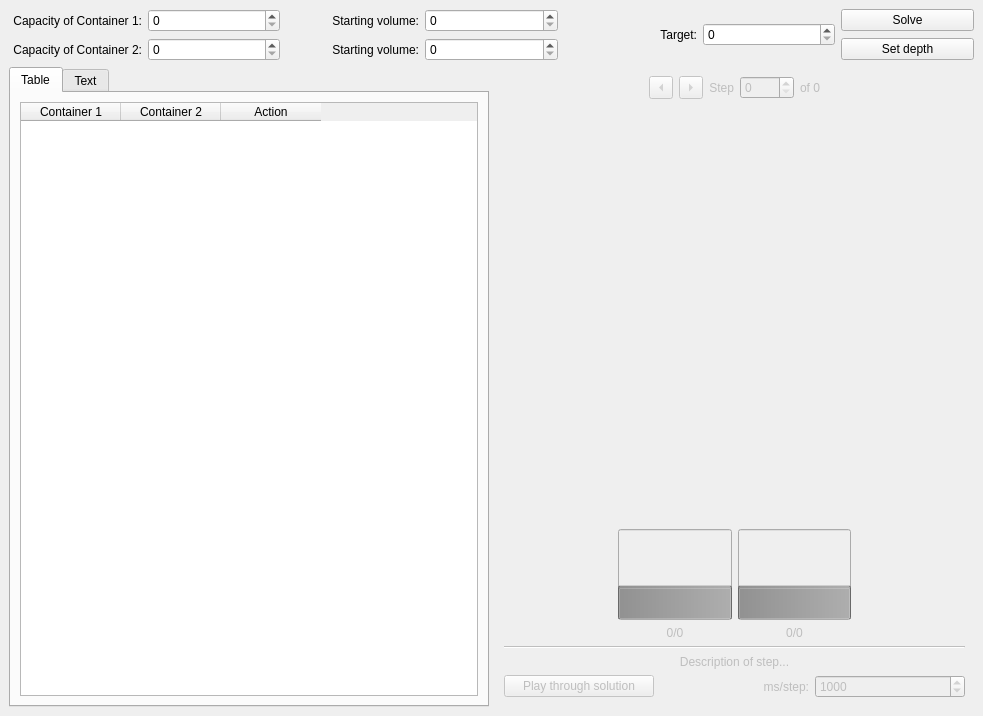
<?xml version="1.0" encoding="UTF-8"?>
<ui version="4.0">
 <class>MainWindow</class>
 <widget class="QMainWindow" name="MainWindow">
  <property name="geometry">
   <rect>
    <x>0</x>
    <y>0</y>
    <width>983</width>
    <height>716</height>
   </rect>
  </property>
  <property name="windowTitle">
   <string>MainWindow</string>
  </property>
  <widget class="QWidget" name="centralwidget">
   <layout class="QVBoxLayout" name="verticalLayout_6">
    <item>
     <layout class="QGridLayout" name="gridLayout">
      <item row="0" column="1">
       <widget class="QSpinBox" name="capacity_1_spinbox">
        <property name="maximum">
         <number>1000000000</number>
        </property>
       </widget>
      </item>
      <item row="0" column="0">
       <widget class="QLabel" name="label">
        <property name="text">
         <string>Capacity of Container 1:</string>
        </property>
        <property name="alignment">
         <set>Qt::AlignRight|Qt::AlignTrailing|Qt::AlignVCenter</set>
        </property>
       </widget>
      </item>
      <item row="1" column="1">
       <widget class="QSpinBox" name="capacity_2_spinbox">
        <property name="maximum">
         <number>1000000000</number>
        </property>
       </widget>
      </item>
      <item row="0" column="2">
       <widget class="QLabel" name="label_3">
        <property name="text">
         <string>Starting volume:</string>
        </property>
        <property name="alignment">
         <set>Qt::AlignRight|Qt::AlignTrailing|Qt::AlignVCenter</set>
        </property>
       </widget>
      </item>
      <item row="0" column="3">
       <widget class="QSpinBox" name="starting_1_spinbox">
        <property name="maximum">
         <number>1000000000</number>
        </property>
       </widget>
      </item>
      <item row="1" column="3">
       <widget class="QSpinBox" name="starting_2_spinbox">
        <property name="maximum">
         <number>1000000000</number>
        </property>
       </widget>
      </item>
      <item row="1" column="2">
       <widget class="QLabel" name="label_4">
        <property name="text">
         <string>Starting volume:</string>
        </property>
        <property name="alignment">
         <set>Qt::AlignRight|Qt::AlignTrailing|Qt::AlignVCenter</set>
        </property>
       </widget>
      </item>
      <item row="1" column="0">
       <widget class="QLabel" name="label_2">
        <property name="text">
         <string>Capacity of Container 2:</string>
        </property>
        <property name="alignment">
         <set>Qt::AlignRight|Qt::AlignTrailing|Qt::AlignVCenter</set>
        </property>
       </widget>
      </item>
      <item row="0" column="5" rowspan="2">
       <widget class="QSpinBox" name="target_spinbox">
        <property name="maximum">
         <number>1000000000</number>
        </property>
       </widget>
      </item>
      <item row="0" column="4" rowspan="2">
       <widget class="QLabel" name="label_5">
        <property name="text">
         <string>Target:</string>
        </property>
        <property name="alignment">
         <set>Qt::AlignRight|Qt::AlignTrailing|Qt::AlignVCenter</set>
        </property>
       </widget>
      </item>
      <item row="0" column="6">
       <widget class="QPushButton" name="solve_button">
        <property name="sizePolicy">
         <sizepolicy hsizetype="Minimum" vsizetype="Fixed">
          <horstretch>0</horstretch>
          <verstretch>0</verstretch>
         </sizepolicy>
        </property>
        <property name="text">
         <string>Solve</string>
        </property>
       </widget>
      </item>
      <item row="1" column="6">
       <widget class="QPushButton" name="set_depth_button">
        <property name="text">
         <string>Set depth</string>
        </property>
       </widget>
      </item>
     </layout>
    </item>
    <item>
     <layout class="QHBoxLayout" name="horizontalLayout_4">
      <item>
       <widget class="QTabWidget" name="tab_widget">
        <property name="currentIndex">
         <number>0</number>
        </property>
        <widget class="QWidget" name="tab">
         <attribute name="title">
          <string>Table</string>
         </attribute>
         <layout class="QVBoxLayout" name="verticalLayout">
          <item>
           <widget class="QTableWidget" name="solution_table">
            <property name="editTriggers">
             <set>QAbstractItemView::NoEditTriggers</set>
            </property>
            <column>
             <property name="text">
              <string>Container 1</string>
             </property>
            </column>
            <column>
             <property name="text">
              <string>Container 2</string>
             </property>
            </column>
            <column>
             <property name="text">
              <string>Action</string>
             </property>
            </column>
           </widget>
          </item>
         </layout>
        </widget>
        <widget class="QWidget" name="tab_2">
         <attribute name="title">
          <string>Text</string>
         </attribute>
         <layout class="QVBoxLayout" name="verticalLayout_2">
          <item>
           <widget class="QPlainTextEdit" name="solution_text">
            <property name="font">
             <font>
              <family>Consolas</family>
              <pointsize>10</pointsize>
             </font>
            </property>
            <property name="readOnly">
             <bool>true</bool>
            </property>
            <property name="plainText">
             <string/>
            </property>
           </widget>
          </item>
         </layout>
        </widget>
       </widget>
      </item>
      <item>
       <widget class="QWidget" name="solution_area" native="true">
        <property name="enabled">
         <bool>false</bool>
        </property>
        <layout class="QVBoxLayout" name="verticalLayout_5">
         <item>
          <layout class="QHBoxLayout" name="horizontalLayout_2">
           <item>
            <spacer name="horizontalSpacer">
             <property name="orientation">
              <enum>Qt::Horizontal</enum>
             </property>
             <property name="sizeHint" stdset="0">
              <size>
               <width>40</width>
               <height>20</height>
              </size>
             </property>
            </spacer>
           </item>
           <item>
            <widget class="QToolButton" name="step_back_button">
             <property name="text">
              <string>...</string>
             </property>
             <property name="arrowType">
              <enum>Qt::LeftArrow</enum>
             </property>
            </widget>
           </item>
           <item>
            <widget class="QToolButton" name="step_forward_button">
             <property name="text">
              <string>...</string>
             </property>
             <property name="arrowType">
              <enum>Qt::RightArrow</enum>
             </property>
            </widget>
           </item>
           <item>
            <layout class="QHBoxLayout" name="horizontalLayout">
             <item>
              <widget class="QLabel" name="label_7">
               <property name="text">
                <string>Step</string>
               </property>
               <property name="alignment">
                <set>Qt::AlignRight|Qt::AlignTrailing|Qt::AlignVCenter</set>
               </property>
              </widget>
             </item>
             <item>
              <widget class="QSpinBox" name="step_spinbox">
               <property name="maximum">
                <number>1000</number>
               </property>
              </widget>
             </item>
             <item>
              <widget class="QLabel" name="max_steps_label">
               <property name="text">
                <string>of 0</string>
               </property>
              </widget>
             </item>
            </layout>
           </item>
           <item>
            <spacer name="horizontalSpacer_2">
             <property name="orientation">
              <enum>Qt::Horizontal</enum>
             </property>
             <property name="sizeHint" stdset="0">
              <size>
               <width>40</width>
               <height>20</height>
              </size>
             </property>
            </spacer>
           </item>
          </layout>
         </item>
         <item>
          <layout class="QHBoxLayout" name="horizontalLayout_3">
           <item>
            <spacer name="horizontalSpacer_3">
             <property name="orientation">
              <enum>Qt::Horizontal</enum>
             </property>
             <property name="sizeHint" stdset="0">
              <size>
               <width>40</width>
               <height>20</height>
              </size>
             </property>
            </spacer>
           </item>
           <item>
            <layout class="QVBoxLayout" name="verticalLayout_3">
             <item>
              <spacer name="verticalSpacer">
               <property name="orientation">
                <enum>Qt::Vertical</enum>
               </property>
               <property name="sizeHint" stdset="0">
                <size>
                 <width>20</width>
                 <height>40</height>
                </size>
               </property>
              </spacer>
             </item>
             <item>
              <widget class="QProgressBar" name="container_1_bar">
               <property name="sizePolicy">
                <sizepolicy hsizetype="Expanding" vsizetype="Fixed">
                 <horstretch>0</horstretch>
                 <verstretch>0</verstretch>
                </sizepolicy>
               </property>
               <property name="value">
                <number>34</number>
               </property>
               <property name="textVisible">
                <bool>false</bool>
               </property>
               <property name="orientation">
                <enum>Qt::Vertical</enum>
               </property>
               <property name="invertedAppearance">
                <bool>false</bool>
               </property>
               <property name="format">
                <string>%p</string>
               </property>
              </widget>
             </item>
             <item>
              <widget class="QLabel" name="container_1_label">
               <property name="text">
                <string>0/0</string>
               </property>
               <property name="alignment">
                <set>Qt::AlignCenter</set>
               </property>
              </widget>
             </item>
            </layout>
           </item>
           <item>
            <layout class="QVBoxLayout" name="verticalLayout_4">
             <item>
              <spacer name="verticalSpacer_2">
               <property name="orientation">
                <enum>Qt::Vertical</enum>
               </property>
               <property name="sizeHint" stdset="0">
                <size>
                 <width>20</width>
                 <height>40</height>
                </size>
               </property>
              </spacer>
             </item>
             <item>
              <widget class="QProgressBar" name="container_2_bar">
               <property name="sizePolicy">
                <sizepolicy hsizetype="Expanding" vsizetype="Fixed">
                 <horstretch>0</horstretch>
                 <verstretch>0</verstretch>
                </sizepolicy>
               </property>
               <property name="value">
                <number>34</number>
               </property>
               <property name="textVisible">
                <bool>false</bool>
               </property>
               <property name="orientation">
                <enum>Qt::Vertical</enum>
               </property>
               <property name="invertedAppearance">
                <bool>false</bool>
               </property>
               <property name="format">
                <string>%p</string>
               </property>
              </widget>
             </item>
             <item>
              <widget class="QLabel" name="container_2_label">
               <property name="text">
                <string>0/0</string>
               </property>
               <property name="alignment">
                <set>Qt::AlignCenter</set>
               </property>
              </widget>
             </item>
            </layout>
           </item>
           <item>
            <spacer name="horizontalSpacer_4">
             <property name="orientation">
              <enum>Qt::Horizontal</enum>
             </property>
             <property name="sizeHint" stdset="0">
              <size>
               <width>40</width>
               <height>20</height>
              </size>
             </property>
            </spacer>
           </item>
          </layout>
         </item>
         <item>
          <widget class="Line" name="line">
           <property name="orientation">
            <enum>Qt::Horizontal</enum>
           </property>
          </widget>
         </item>
         <item>
          <widget class="QLabel" name="step_description_label">
           <property name="text">
            <string>Description of step...</string>
           </property>
           <property name="alignment">
            <set>Qt::AlignCenter</set>
           </property>
          </widget>
         </item>
         <item>
          <layout class="QHBoxLayout" name="horizontalLayout_5">
           <item>
            <widget class="QPushButton" name="play_solution_button">
             <property name="text">
              <string>Play through solution</string>
             </property>
            </widget>
           </item>
           <item>
            <widget class="QLabel" name="label_10">
             <property name="text">
              <string>ms/step:</string>
             </property>
             <property name="alignment">
              <set>Qt::AlignRight|Qt::AlignTrailing|Qt::AlignVCenter</set>
             </property>
            </widget>
           </item>
           <item>
            <widget class="QSpinBox" name="steprate_spinbox">
             <property name="maximum">
              <number>5000</number>
             </property>
             <property name="value">
              <number>1000</number>
             </property>
            </widget>
           </item>
          </layout>
         </item>
        </layout>
       </widget>
      </item>
     </layout>
    </item>
   </layout>
  </widget>
 </widget>
 <resources/>
 <connections/>
</ui>
